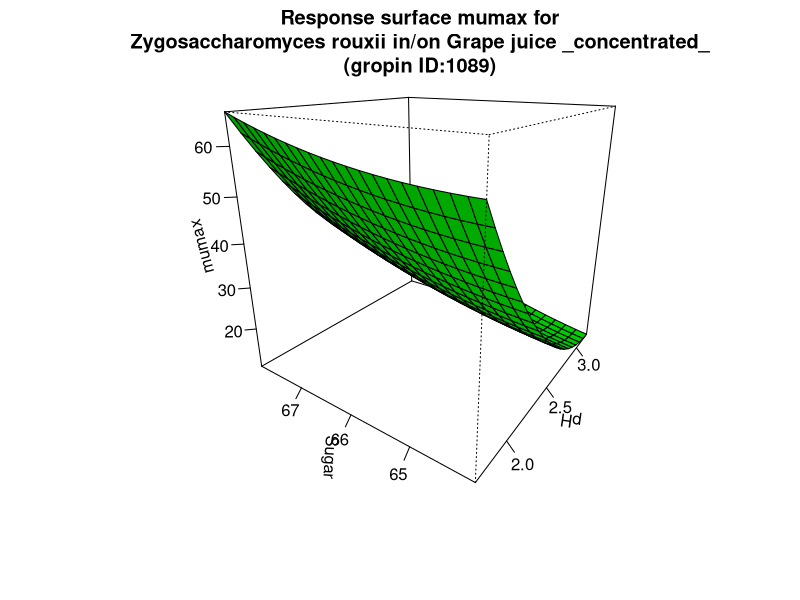

Here is the R script that generated this plot:
#############################
# start of Parameter script
#############################
pH <- seq(1.6983016983017,3.2032,length.out=21)
Sugar <- seq(64.064,67.9320679320679,length.out=21)
#############################
# end of Parameter script
#############################
############################# 
# start of Model script Gropin ID 1089 
#############################
 
# constant coefficients for this model
 
variables <- data.frame(pH,Sugar)
argumentsPar <- expand.grid(variables)
 
# heart of the model
response_surface <- function(pH,Sugar) {
   mumax <-2849.592-79.148*Sugar+0.596*(Sugar^2)-232.069*pH+20.771*(pH^2)+1.537*Sugar*pH

return(mumax=mumax)
} 

# output parameters
responseSurface <- cbind(argumentsPar,response_surface(argumentsPar['pH'],argumentsPar['Sugar']))
colnames(responseSurface) <- c(colnames(argumentsPar),'mumax')
#############################
# End of Model script
#############################
############################# 
# start of Visualisation script Gropin ID 1089 
#############################
persp(pH,Sugar,matrix(unlist(responseSurface$'mumax'),nrow=21),col = 'green',xlab='pH',ylab='Sugar',zlab='mumax',main='Response surface mumax for
Zygosaccharomyces rouxii in/on Grape juice _concentrated_
(gropin ID:1089)',theta=305,phi=20,shade=0.25,ticktype = 'detailed')
#############################
# End of Visualisation script
#############################
